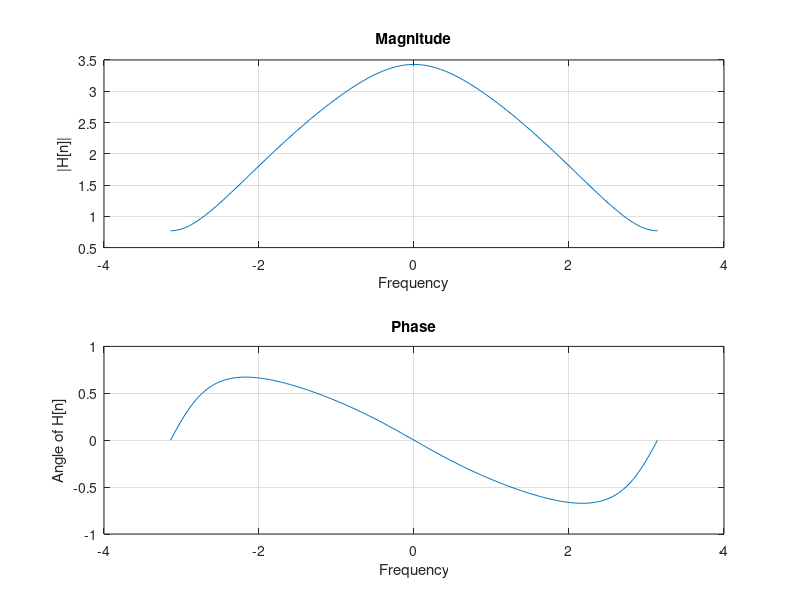
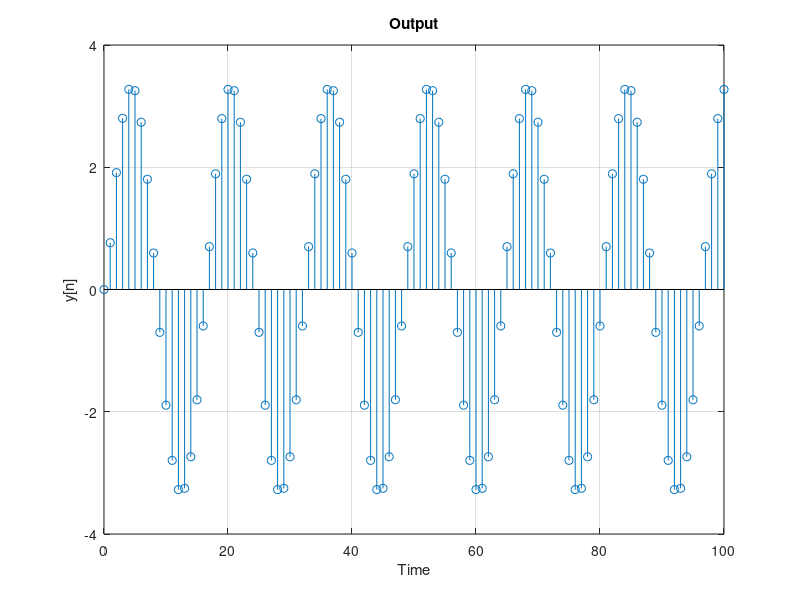

Reproduce these figures in MATLAB, in order.


%% Question

% Plot the magnitude and phase response of h(n) 

% H(e^jw) = 1 + exp(-1i * w) + 1 / ( 1 - 0.3 * exp(-1i * w))

%% Solution

% stepsize 
stepSize = 2 .* pi / 256;

% Range
w = -pi:stepSize:pi;

% Response
H = 1 + exp(-1i * w) + 1 ./ (1 - 0.3 * exp(-1i* w));

%% Plot

subplot(2,1,1);

plot(w, abs(H));
title('Magnitude')
% Set axis labels
xlabel('Frequency');
ylabel('|H[n]|');
grid on

subplot(2,1,2);

plot(w, angle(H));
title('Phase')
% Set axis labels
xlabel('Frequency');
ylabel('Angle of H[n]');
grid on

%% Question 2

% Compute the y(n)
% When x(n) = sin(pi/8 n) * u(n)

% 2 * x(n) + 0.7 * x(n-1) - 0.3 * x(n-2) = y(n) - 0.3 y(n-1)

% y(n) = 0.3 y(n-1) + 2 * x(n) + 0.7 * x(n-1) - 0.3 * x(n-2)

%% Solution 2

% initialize bufs

y_buf = zeros(1,1);
x_buf = zeros(2,1);

y = zeros(101,1);
x = sin([0:100] * pi/8);

for n = 1:101
   
    y(n) = 2 * x(n) + 0.7 * x_buf(1) - 0.3 * x_buf(2) + 0.3 * y_buf(1) ;
    
    y_buf = y(n);
    x_buf = [x(n) x_buf(1)];
    
end

figure;
stem(0:100,y);
title('Output')
% Set axis labels
xlabel('Time');
ylabel('y[n]');
grid on




